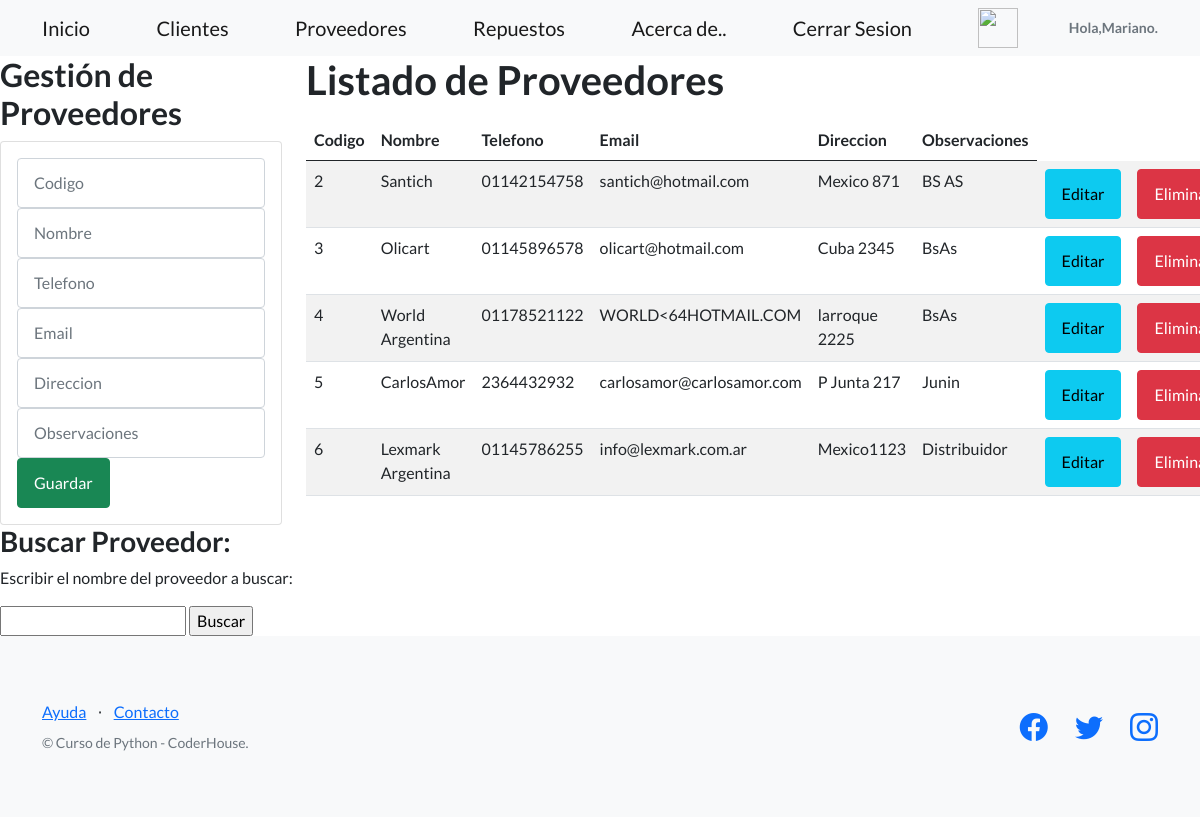
/AppCoder/gestionDeProveedores (signed in), run on the app's committed database.
### AppCoder/models.py (models this page shows, shortened)
class Proveedor(models.Model):
    codigo = models.CharField(primary_key=True,max_length=6)
    nombre= models.CharField(max_length=30)
    telefono= models.CharField(max_length=30)
    email= models.EmailField()
    direccion= models.CharField(max_length=30)
    observaciones = models.CharField(max_length=140)

### AppCoder/views.py (the view)
# urls.py: path('gestionDeProveedores', views.proveedores, name="Proveedores"),
def proveedores(request):
      proveedor=Proveedor.objects.all()
      return render(request, "AppCoder/gestionDeProveedores.html", {"proveedor":proveedor})

### AppCoder/templates/AppCoder/gestionDeProveedores.html (shortened to what this page needs)
{% extends "AppCoder/padre.html" %}
{% load static %}
{% block contenidoQueCambia %}
<div class="row">
    <div class="col-sm-12 col-md-6 col-lg-3 col-xl-3">
        <h2>Gestión de Proveedores</h2>
        <div class="card">
            <div class="card-body">
                <form action="/AppCoder/registrarProveedor/" method="POST">{% csrf_token %}
                    <div class="form-group">
                        <input type="text" id="txtCodigo" name="txtCodigo" class="form-control" placeholder="Codigo"
                            maxlength="50" required>
                    </div>
                    <div class="form-group">
                        <input type="text" id="txtNombre" name="txtNombre" class="form-control" placeholder="Nombre"
                            maxlength="50" required>
                    </div>
                    <div class="form-group">
                        <input type="text" id="txtTelefono" name="txtTelefono" class="form-control" placeholder="Telefono"
                            maxlength="50" required>
                    </div>
                    <div class="form-group">
                        <input type="text" id="txtEmail" name="txtEmail" class="form-control" placeholder="Email"
                            maxlength="50" required>
                    </div>
                    <div class="form-group">
                        <input type="text" id="txtDireccion" name="txtDireccion" class="form-control" placeholder="Direccion"
                            maxlength="50" required>
                    </div>
                    <div class="form-group">
                        <input type="text" id="txtObservaciones" name="txtObservaciones" class="form-control" placeholder="Observaciones"
                            maxlength="50" required>
                    </div>
                    <div class="form-group">
                        <button type="submit" class="btn btn-success btn-block text-white">Guardar</button>
                    </div>
                </form>
            </div>
        </div>
    </div>
    <div class="col-sm-12 col-md-6 col-lg-9 col-xl-9">
        <h1>Listado de Proveedores</h1>
        <div class="table-responsive py-2">
            <table class="table table-striped">
                <thead>
                    <tr>
                        <th>Codigo</th>
                        <th>Nombre</th>
                        <th>Telefono</th>
                        <th>Email</th>
                        <th>Direccion</th>
                        <th>Observaciones</th>
                    </tr>
                </thead>
                <tbody>
                    {% for c in proveedor %}
                    <tr>
                        <td>{{c.codigo}}</td>
                        <td>{{c.nombre}}</td>
                        <td>{{c.telefono}}</td>
                        <td>{{c.email}}</td>
                        <td>{{c.direccion}}</td>
                        <td>{{c.observaciones}}</td>
                        <td><a href="{% url 'editarProveedor' c.codigo %}" class="btn btn-info">Editar</a></td>
                        <td><a href="{% url 'eliminarProveedor' c.codigo %}" class="btn btn-danger btnEliminacion">Eliminar</a></td>
                    </tr>
                    {% endfor %}
                </tbody>
            </table>
        </div>
    </div>
</div>
<h3>Buscar Proveedor:</h3>
<p>Escribir el nombre del proveedor a buscar:</p>
<form action="/AppCoder/buscarProveedor/" method="GET">
    <input type="text", name="nombre", id="nombre">
    <input type="submit", value="Buscar">
</form>
{% endblock %}

### AppCoder/templates/AppCoder/padre.html (shortened to what this page needs)
<!DOCTYPE html>
<html lang="en">
    <head>
        {% load static %}
        <link href="https://cdn.jsdelivr.net/npm/bootstrap-icons@1.5.0/font/bootstrap-icons.css" rel="stylesheet" type="text/css" />
        <link href="{%static 'AppCoder/css/styles.css' %}" rel="stylesheet" />
    </head>
    <body>
        <nav class="navbar navbar-light bg-light static-top">
            <div class="container">
                <a class="navbar-brand" href="{% url 'Inicio' %}">Inicio</a>
                <a class="navbar-brand" href="{% url 'Clientes' %}">Clientes</a>
                <a class="navbar-brand" href="{% url 'Proveedores' %}">Proveedores</a>
                <a class="navbar-brand" href="{% url 'Repuestos' %}">Repuestos</a>
                <a class="navbar-brand" href="{% url 'Acercade' %}">Acerca de..</a>
                <a class="navbar-brand" href="{% url 'Logout' %}">Cerrar Sesion</a>
                {% if request.user.is_authenticated %}
                <img src="{{url}}" style="height: 40px; width: 40px; ">
                <h3 class="text-muted small mb-4 mb-lg-0">Hola,{{user.username}}.</h3>
                {% endif %}
            </div>
        </nav>
        {% block contenidoQueCambia %}
        {% endblock %}
        <footer class="footer bg-light">
            <div class="container">
                <div class="row">
                    <div class="col-lg-6 h-100 text-center text-lg-start my-auto">
                        <ul class="list-inline mb-2">
                            <li class="list-inline-item"><a href="#!">Ayuda</a></li>
                            <li class="list-inline-item">⋅</li>
                            <li class="list-inline-item"><a href="#!">Contacto</a></li>
                        </ul>
                        <p class="text-muted small mb-4 mb-lg-0">&copy; Curso de Python - CoderHouse.</p>
                    </div>
                    <div class="col-lg-6 h-100 text-center text-lg-end my-auto">
                        <ul class="list-inline mb-0">
                            <li class="list-inline-item me-4">
                                <a href="#!"><i class="bi-facebook fs-3"></i></a>
                            </li>
                            <li class="list-inline-item me-4">
                                <a href="#!"><i class="bi-twitter fs-3"></i></a>
                            </li>
                            <li class="list-inline-item">
                                <a href="#!"><i class="bi-instagram fs-3"></i></a>
                            </li>
                        </ul>
                    </div>
                </div>
            </div>
        </footer>
    </body>
</html>

### data on the page
Proveedor: codigo "2", nombre "Santich", telefono "01142154758", email "santich@hotmail.com", direccion "Mexico 871", observaciones "BS AS"
Proveedor: codigo "3", nombre "Olicart", telefono "01145896578", email "olicart@hotmail.com", direccion "Cuba 2345", observaciones "BsAs"
Proveedor: codigo "4", nombre "World Argentina", telefono "01178521122", email "WORLD<64HOTMAIL.COM", direccion "larroque 2225", observaciones "BsAs"
Proveedor: codigo "5", nombre "CarlosAmor", telefono "2364432932", email "carlosamor@carlosamor.com", direccion "P Junta 217", observaciones "Junin"
Proveedor: codigo "6", nombre "Lexmark Argentina", telefono "01145786255", email "info@lexmark.com.ar", direccion "Mexico1123", observaciones "Distribuidor"

### other printed values
{{ user.username }} "Mariano"
